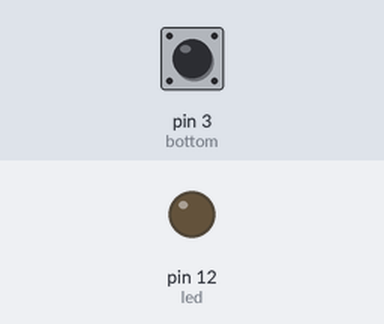
Simulated run of this sketch. Board: Arduino Uno, built with avr-gcc and run on an emulated ATmega328P. Parts: output pins drawn as LEDs (lit = HIGH). Dashed ring = blinking. The test bench sets the inputs (shaded band); at power-on: pin 3 (bottom) LOW.

Above: at 1.2 s.
1.3 s: pin 3 (bottom) pulled HIGH for 0.15 s
At 2.0 s:
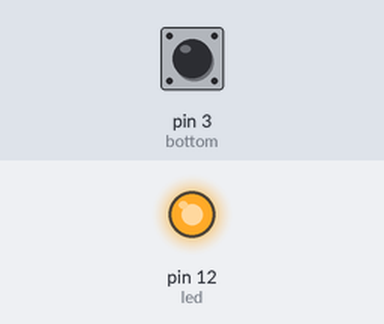
2.9 s: pin 3 (bottom) pulled HIGH for 3.2 s
At 3.06 s:
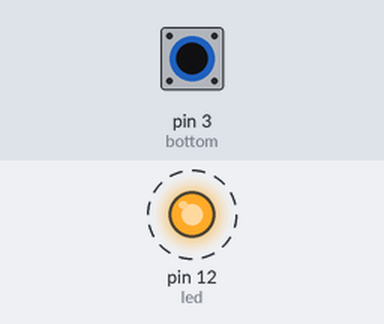
Timing chart, 0 to 7.6 s (numbered marks = the images above; inputs shaded):
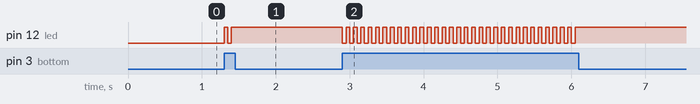

The sketch:

bottom_led.ino
```cpp
int led=12;
int bottom=3;
bool bat=false;
void setup() {
  // put your setup code here, to run once:
  pinMode(led,OUTPUT);
  pinMode(bottom,INPUT);
}

void loop() {
  // put your main code here, to run repeatedly:
  int press=digitalRead(bottom);
  if(press==1&&bat==false)
  {
    digitalWrite(led,HIGH);
    bat=true;
    delay(50);
    // digitalWrite(led,LOW);
    // delay(1000);
  }
  else if(press==1&&bat==true)
  {
    digitalWrite(led,LOW);
    bat=false;
    delay(50);
  }
}
```

Measured:
- after the input at 1.3 s, pin 12 (led): LOW → HIGH at once, → LOW 0.05 s later, → HIGH 0.05 s later
- after the input at 2.9 s, pin 12 (led): alternates HIGH for 0.05 s and LOW for 0.05 s, 64 changes in all, then stays HIGH, starting at once
